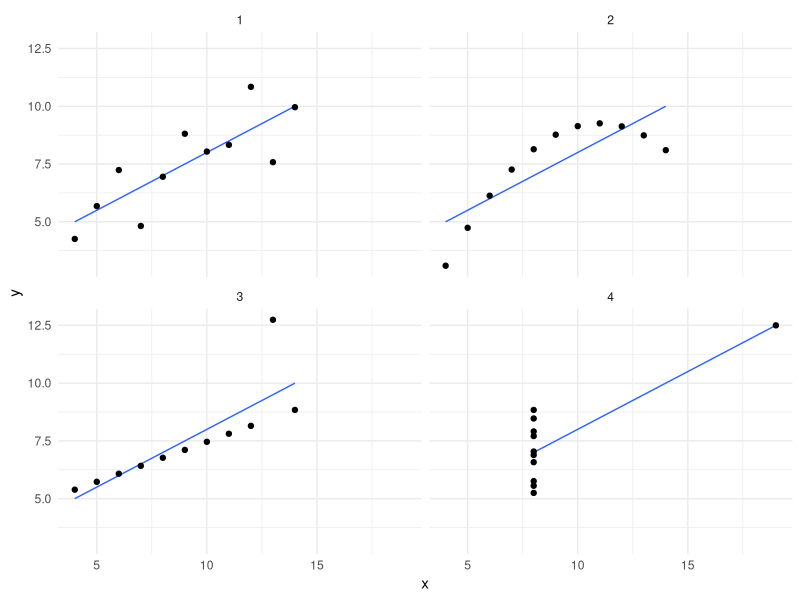

R code for this plot: (Note: this script raises an error after producing the figure.)
## ---- chunk 1
library(tidyverse)
theme_set(theme_minimal())

anscombe_long <- anscombe %>%
    mutate(n_obs = 1:n()) %>%
    gather(key, value, -n_obs) %>%
    separate(key, c("var", "dataset"), 1) %>%
    spread(var, value)

ggplot(anscombe_long, aes(x, y)) +
    geom_smooth(method = "lm", se = FALSE, size = 0.5) +
    geom_point() +
    facet_wrap(~dataset)

## ---- chunk 2
knitr::include_graphics("images/datasaurus.gif")
## ---- chunk 3
knitr::include_graphics('images/tufte_cancer.jpg')
## ---- chunk 4
knitr::include_graphics('images/nyt.png')
## ---- chunk 5
knitr::include_graphics('images/barras_moire.jpg')
## ---- chunk 6
knitr::include_graphics('images/france_plot.jpg')
## ---- chunk 7
ggplot(airquality, aes(x=Solar.R, y=Ozone)) + geom_point() +
    geom_smooth(method = "loess", span = 1)
## ---- chunk 8
airquality$Wind_cat <- cut(airquality$Wind,
            breaks = quantile(airquality$Wind, c(0, 1/3, 2/3, 1)),
            include.lowest = TRUE)
ggplot(airquality, aes(x=Solar.R, y=Ozone)) + geom_point() +
    facet_wrap(~Wind_cat) +
    geom_smooth(method = "loess", span = 0.8, se = FALSE,
                method.args = list(degree = 1, family="symmetric"))
## ---- chunk 9
knitr::include_graphics('images/tinta_datos.jpg')
## ---- chunk 10
knitr::include_graphics('images/tabla_tinta_datos.jpg')
## ---- chunk 11
knitr::include_graphics('images/tabla_2_tinta_datos.jpg')
## ---- chunk 12
knitr::include_graphics('images/ejemplo_enigh.png')
## ---- chunk 13
knitr::include_graphics('images/ejemplo_csi.png')
## ---- chunk 14
knitr::include_graphics('images/cleveland_tasks.png')
## ---- chunk 15
knitr::include_graphics('images/heer-bostock_results.png')
## ---- chunk 16
knitr::include_graphics('images/minard.png')
